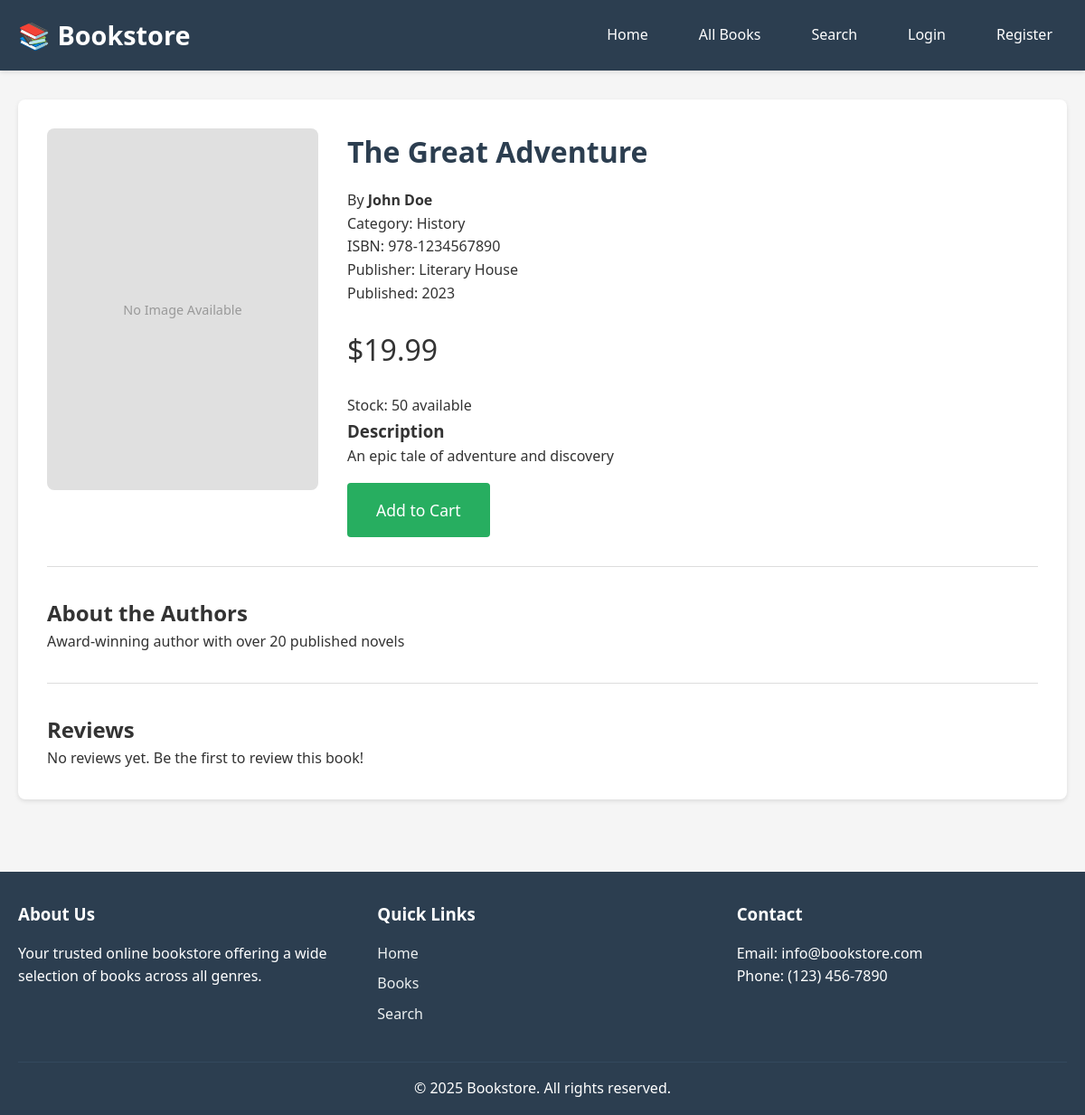
The app's page /book-details.php?id=1 with its own data.
### tables this page shows
CREATE TABLE IF NOT EXISTS books (
    book_id INT AUTO_INCREMENT PRIMARY KEY,
    isbn VARCHAR(20) UNIQUE,
    title VARCHAR(255) NOT NULL,
    category_id INT NOT NULL,
    publisher_id INT NOT NULL,
    price DECIMAL(10, 2) NOT NULL,
    stock_quantity INT DEFAULT 0,
    threshold INT DEFAULT 10,
    description TEXT,
    image_url VARCHAR(255),
    publication_year YEAR,
    created_at TIMESTAMP DEFAULT CURRENT_TIMESTAMP,
    updated_at TIMESTAMP DEFAULT CURRENT_TIMESTAMP ON UPDATE CURRENT_TIMESTAMP,
    FOREIGN KEY (category_id) REFERENCES categories(category_id) ON DELETE CASCADE,
    FOREIGN KEY (publisher_id) REFERENCES publishers(publisher_id) ON DELETE CASCADE,
    INDEX idx_title (title),
    INDEX idx_category (category_id),
    INDEX idx_publisher (publisher_id),
    INDEX idx_isbn (isbn)
);

CREATE TABLE IF NOT EXISTS categories (
    category_id INT AUTO_INCREMENT PRIMARY KEY,
    category_name VARCHAR(100) NOT NULL UNIQUE,
    description TEXT,
    created_at TIMESTAMP DEFAULT CURRENT_TIMESTAMP
);

CREATE TABLE IF NOT EXISTS publishers (
    publisher_id INT AUTO_INCREMENT PRIMARY KEY,
    publisher_name VARCHAR(200) NOT NULL,
    address TEXT,
    telephone VARCHAR(20),
    created_at TIMESTAMP DEFAULT CURRENT_TIMESTAMP
);

### includes/functions.php (called while the page is built, shortened)
<?php
function getBookById($conn, $book_id) {
    $sql = "SELECT b.*, c.category_name, p.publisher_name, p.publisher_id,
            GROUP_CONCAT(DISTINCT a.author_name SEPARATOR ', ') as authors,
            GROUP_CONCAT(DISTINCT a.bio SEPARATOR ' | ') as author_bio
            FROM books b
            JOIN categories c ON b.category_id = c.category_id
            JOIN publishers p ON b.publisher_id = p.publisher_id
            LEFT JOIN book_authors ba ON b.book_id = ba.book_id
            LEFT JOIN authors a ON ba.author_id = a.author_id
            WHERE b.book_id = ?
            GROUP BY b.book_id";
    $stmt = $conn->prepare($sql);
    $stmt->bind_param("i", $book_id);
    $stmt->execute();
    $result = $stmt->get_result();
    return $result->fetch_assoc();
}
?>

### book-details.php (the view, shortened to what this page needs)
<?php
require_once 'config/database.php';
require_once 'includes/functions.php';
$conn = getDBConnection();
$book_id = isset($_GET['id']) ? (int)$_GET['id'] : 0;
$book = getBookById($conn, $book_id);
$reviews = getBookReviews($conn, $book_id);
include 'includes/header.php';
?>
<div class="container">
    <div class="book-details">
        <div class="book-detail-content">
            <div class="book-detail-image">
                <?php if ($book['image_url']): ?>
                    <img src="<?php echo htmlspecialchars($book['image_url']); ?>" alt="<?php echo htmlspecialchars($book['title']); ?>">
                <?php else: ?>
                    <div class="placeholder-image large">No Image Available</div>
                <?php endif; ?>
            </div>
            <div class="book-detail-info">
                <h1><?php echo htmlspecialchars($book['title']); ?></h1>
                <p class="author">By <strong><?php echo htmlspecialchars($book['authors'] ?? 'N/A'); ?></strong></p>
                <p class="category">Category: <?php echo htmlspecialchars($book['category_name']); ?></p>
                <?php if ($book['isbn']): ?>
                    <p class="isbn">ISBN: <?php echo htmlspecialchars($book['isbn']); ?></p>
                <?php endif; ?>
                <?php if ($book['publisher_name']): ?>
                    <p class="publisher">Publisher: <?php echo htmlspecialchars($book['publisher_name']); ?></p>
                <?php endif; ?>
                <?php if ($book['publication_year']): ?>
                    <p class="pub-date">Published: <?php echo $book['publication_year']; ?></p>
                <?php endif; ?>
                <p class="price large">$<?php echo number_format($book['price'], 2); ?></p>
                <p class="stock">Stock: <?php echo $book['stock_quantity']; ?> available</p>
                <?php if ($book['description']): ?>
                    <div class="description">
                        <h3>Description</h3>
                        <p><?php echo nl2br(htmlspecialchars($book['description'])); ?></p>
                    </div>
                <?php endif; ?>
                <div class="book-actions">
                    <?php if ($book['stock_quantity'] > 0): ?>
                        <a href="cart.php?action=add&book_id=<?php echo $book['book_id']; ?>" class="btn btn-success btn-large">Add to Cart</a>
                    <?php else: ?>
                        <span class="btn btn-disabled btn-large">Out of Stock</span>
                    <?php endif; ?>
                </div>
            </div>
        </div>
        <?php if ($book['author_bio']): ?>
            <div class="author-bio">
                <h2>About the Authors</h2>
                <p><?php echo nl2br(htmlspecialchars($book['author_bio'])); ?></p>
            </div>
        <?php endif; ?>
        <div class="reviews-section">
            <h2>Reviews</h2>
            <?php if (empty($reviews)): ?>
                <p>No reviews yet. Be the first to review this book!</p>
            <?php endif; ?>
        </div>
    </div>
</div>
<?php
include 'includes/footer.php';
?>

### assets/css/style.css (style rules this page uses)
* { margin: 0; padding: 0; box-sizing: border-box; }
body { font-family: 'Segoe UI', Tahoma, Geneva, Verdana, sans-serif; line-height: 1.6; color: #333; background-color: #f5f5f5; }
.container { max-width: 1200px; margin: 0 auto; padding: 0 20px; }
.placeholder-image { color: #999; font-size: 0.9rem; }
.book-actions { display: flex; gap: 0.5rem; margin-top: 1rem; }
.btn { padding: 0.6rem 1.2rem; border: none; border-radius: 4px; text-decoration: none; display: inline-block; cursor: pointer; transition: background-color 0.3s; font-size: 0.9rem; }
.btn-success { background-color: #27ae60; color: white; }

### book-details.php (style rules this page uses)
.book-details { background: white; padding: 2rem; border-radius: 8px; box-shadow: 0 2px 5px rgba(0,0,0,0.1); }
.book-detail-content { display: grid; grid-template-columns: 300px 1fr; gap: 2rem; margin-bottom: 2rem; }
.placeholder-image.large { height: 400px; display: flex; align-items: center; justify-content: center; background-color: #e0e0e0; border-radius: 8px; }
.book-detail-info h1 { margin-bottom: 1rem; color: #2c3e50; }
.price.large { font-size: 2rem; margin: 1.5rem 0; }
.btn-large { padding: 1rem 2rem; font-size: 1.1rem; }
.author-bio, .reviews-section { margin-top: 2rem; padding-top: 2rem; border-top: 1px solid #ddd; }

### records on screen
books: title "The Great Adventure", category.category_name "History", isbn "978-1234567890", publisher.publisher_name "Literary House", publication_year "2023", price "19.99", stock_quantity "50", description "An epic tale of adventure and discovery"

### other values on screen
$book['authors'] "John Doe"
$book['author_bio'] "Award-winning author with over 20 published novels"
